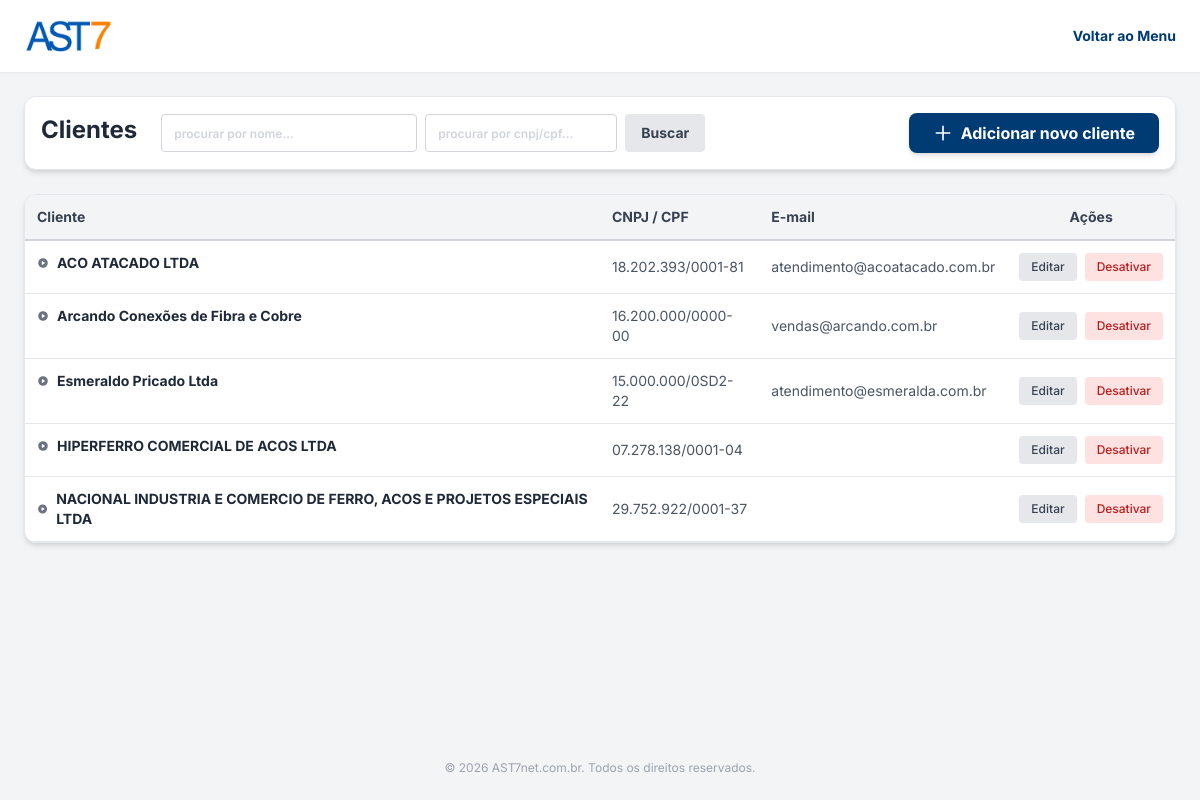
Page /clientes.php (signed in) on the earlier database version.
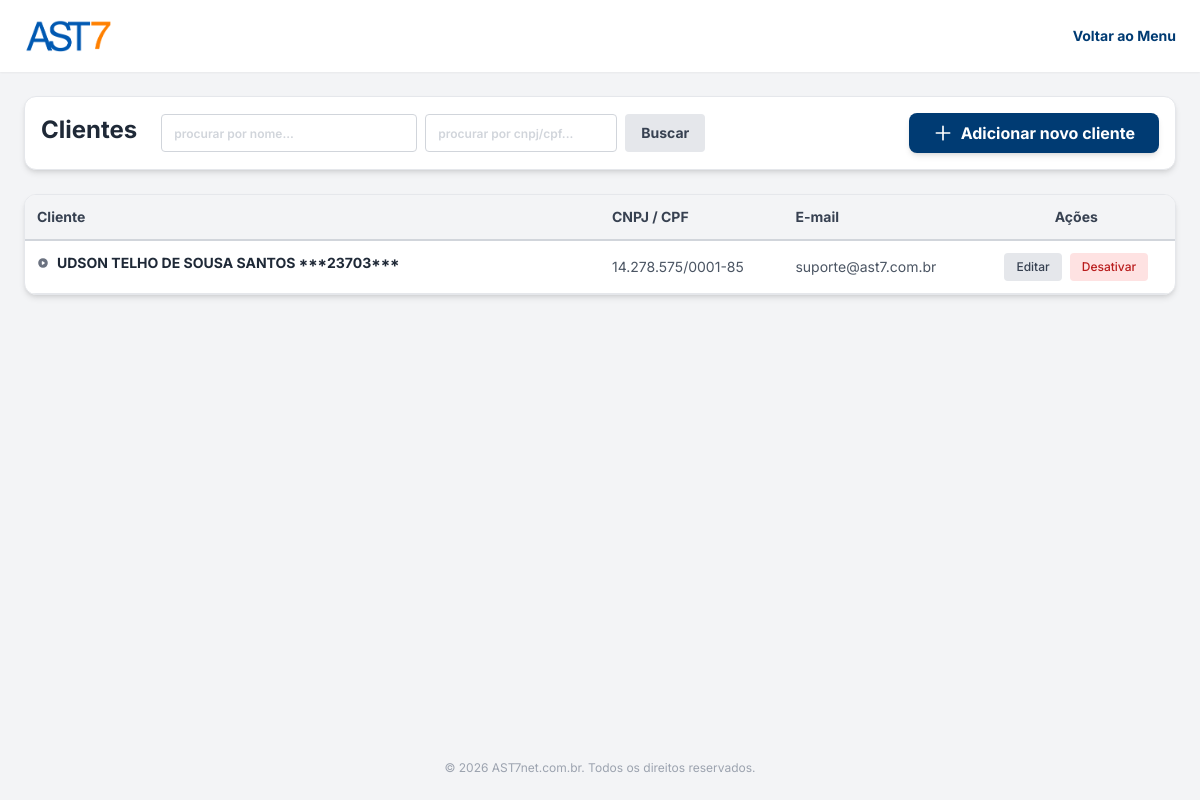
Same page on the later database version.
### tables this page shows
CREATE TABLE clientes (
                id INTEGER PRIMARY KEY AUTOINCREMENT,
                razao_social TEXT NOT NULL,
                cpf TEXT,
                cnpj TEXT,
                insc_estadual TEXT,
                endereco TEXT,
                numero TEXT,
                complemento TEXT,
                bairro TEXT,
                cidade TEXT,
                uf TEXT,
                cep TEXT,
                contato_nome TEXT,
                contato_celular TEXT,
                contato_departamento TEXT,
                telefone TEXT,
                celular TEXT,
                whatsapp TEXT,
                email TEXT,
                email_danfe TEXT,
                is_fornecedor INTEGER DEFAULT 0,
                cobranca_endereco TEXT,
                cobranca_numero TEXT,
                cobranca_complemento TEXT,
                cobranca_bairro TEXT,
                cobranca_cidade TEXT,
                cobranca_uf TEXT,
                cobranca_cep TEXT,
                entrega_endereco TEXT,
                entrega_numero TEXT,
                entrega_complemento TEXT,
                entrega_bairro TEXT,
                entrega_cidade TEXT,
                entrega_uf TEXT,
                entrega_cep TEXT,
                observacao TEXT,
                material_comercializado TEXT,
                ativo INTEGER DEFAULT 1,
                created_at DATETIME DEFAULT CURRENT_TIMESTAMP
            );

### clientes.php (the view, shortened to what the changed rows need)
<?php
$pdo = Database::getInstance();
$pagina_atual = isset($_GET['page']) && is_numeric($_GET['page']) ? (int)$_GET['page'] : 1;
$limite = 10;
$offset = ($pagina_atual - 1) * $limite;
$sql_where = " WHERE 1=1";
$params = [];
$sql = "SELECT * FROM clientes" . $sql_where . " ORDER BY razao_social ASC LIMIT $limite OFFSET $offset";
$stmt = $pdo->prepare($sql);
$stmt->execute($params);
$clientes = $stmt->fetchAll();
?>
<!DOCTYPE html>
<html lang="pt-BR">
<head>
    <script src="https://cdn.tailwindcss.com"></script>
</head>
<body class="bg-bg-main min-h-screen flex flex-col font-sans text-text-main text-base">
    <main class="flex-grow p-4 md:p-6 max-w-[1400px] mx-auto w-full">
        <div class="bg-white p-4 rounded-xl shadow-md border border-gray-200 mb-6 flex flex-col md:flex-row justify-between items-center gap-4">
            <div class="flex gap-2 w-full md:w-auto">
                <h1 class="text-2xl font-bold text-gray-800 hidden md:block mr-4">Clientes</h1>
            </div>
        </div>
        <div class="bg-white rounded-xl shadow-md border border-gray-200 overflow-hidden">
            <div class="overflow-x-auto">
                <table class="w-full text-left border-collapse text-sm">
                    <thead>
                        <tr class="border-b-2 border-gray-300 text-gray-700 bg-gray-100">
                            <th class="py-3 px-3 font-bold w-1/2">Cliente</th>
                            <th class="py-3 px-3 font-bold">CNPJ / CPF</th>
                            <th class="py-3 px-3 font-bold">E-mail</th>
                            <th class="py-3 px-3 font-bold text-center">Ações</th>
                        </tr>
                    </thead>
                    <tbody>
                        <?php foreach($clientes as $c): ?>
                        <tr class="border-b border-gray-200 hover:bg-blue-50 transition-colors <?= $c['ativo'] == 0 ? 'opacity-60 bg-gray-100' : '' ?>">
                            <td class="py-3 px-3 font-bold text-gray-800 flex items-center gap-2">
                                <svg class="w-3 h-3 text-gray-500" fill="currentColor" viewBox="0 0 20 20"><path d="M10 18a8 8 0 100-16 8 8 0 000 16zM9.555 7.168A1 1 0 008 8v4a1 1 0 001.555.832l3-2a1 1 0 000-1.664l-3-2z" clip-rule="evenodd" fill-rule="evenodd"></path></svg>
                                <?= htmlspecialchars($c['razao_social']) ?>
                            </td>
                            <td class="py-3 px-3 text-gray-600"><?= htmlspecialchars($c['cnpj'] ?: $c['cpf']) ?></td>
                            <td class="py-3 px-3 text-gray-600"><?= htmlspecialchars($c['email']) ?></td>
                            <td class="py-3 px-3">
                                <div class="flex items-center justify-center gap-2">
                                    <a href="clientes.php?edit=<?= $c['id'] ?>" class="bg-gray-200 text-gray-700 hover:bg-gray-300 px-3 py-1.5 rounded transition-colors text-xs font-medium">Editar</a>
                                    <a href="clientes.php?toggle=<?= $c['id'] ?>" class="<?= $c['ativo'] ? 'bg-red-100 text-red-700 hover:bg-red-200' : 'bg-green-100 text-green-700 hover:bg-green-200' ?> px-3 py-1.5 rounded transition-colors text-xs font-medium">
                                        <?= $c['ativo'] ? 'Desativar' : 'Ativar' ?>
                                    </a>
                                </div>
                            </td>
                        </tr>
                        <?php endforeach; ?>
                    </tbody>
                </table>
            </div>
        </div>
    </main>
</body>
</html>

Differences in the rows shown:
removed clientes: razao_social "ACO ATACADO LTDA", cnpj "18.202.393/0001-81", email "atendimento@acoatacado.com.br", ativo "Desativar"
removed clientes: razao_social "Arcando Conexões de Fibra e Cobre", cnpj "16.200.000/0000-00", email "vendas@arcando.com.br", ativo "Desativar"
removed clientes: razao_social "Esmeraldo Pricado Ltda", cnpj "15.000.000/0SD2-22", email "atendimento@esmeralda.com.br", ativo "Desativar"
removed clientes: razao_social "HIPERFERRO COMERCIAL DE ACOS LTDA", cnpj "07.278.138/0001-04", ativo "Desativar"
removed clientes: razao_social "NACIONAL INDUSTRIA E COMERCIO DE FERRO, ACOS E PROJETOS ESPECIAIS LTDA", cnpj "29.752.922/0001-37", ativo "Desativar"
added clientes: razao_social "UDSON TELHO DE SOUSA SANTOS ***23703***", cnpj "14.278.575/0001-85", email "suporte@ast7.com.br", ativo "Desativar"
